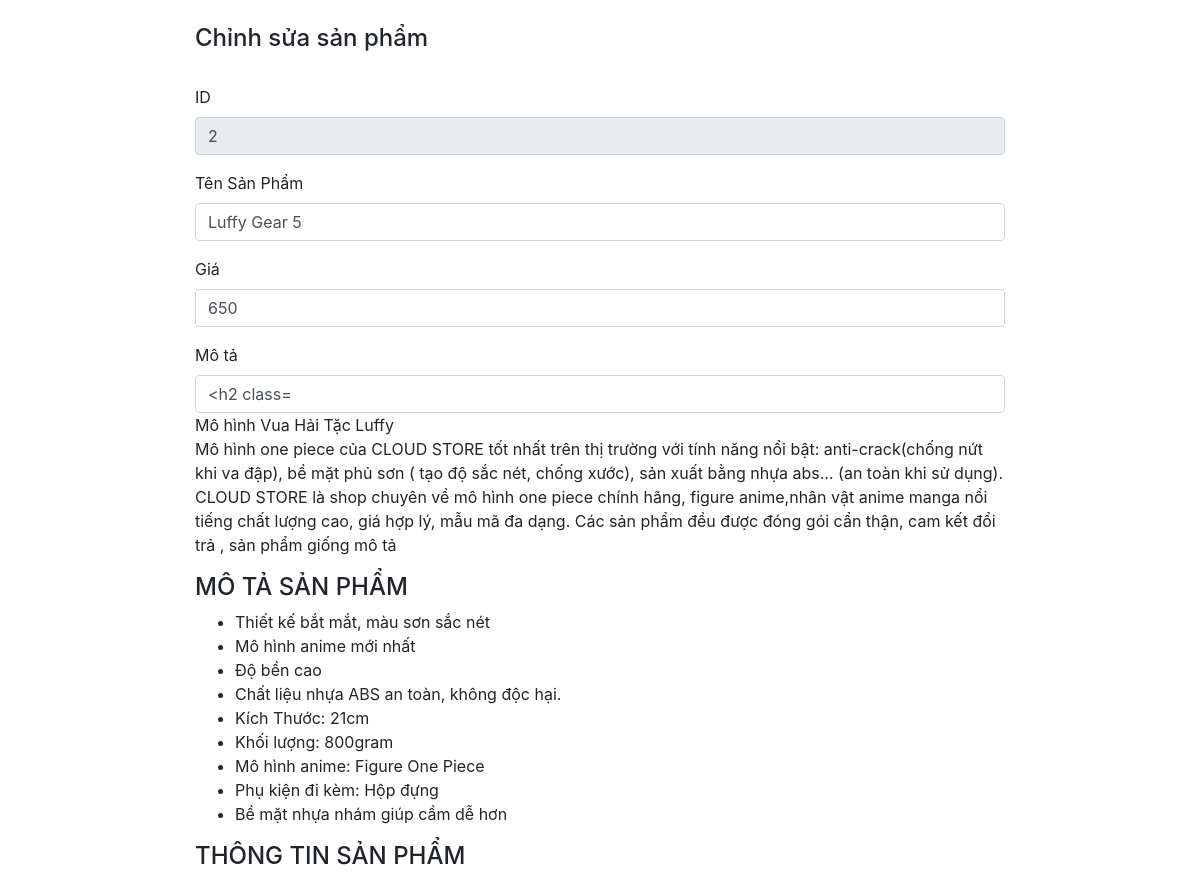
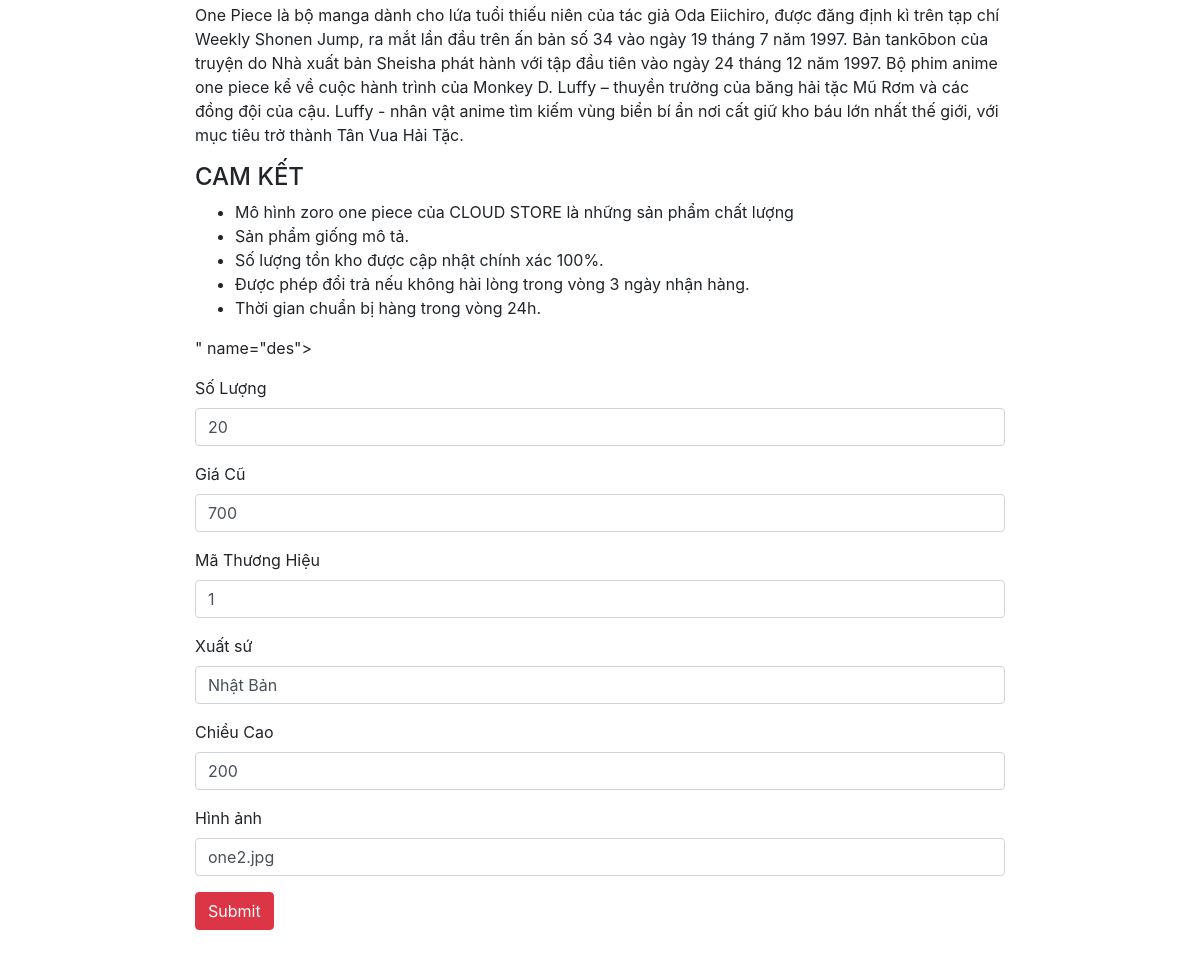
The page /web/admin/editProduct.php?id=2 on the database its author committed (2 pictures, top to bottom).
### tables this page shows
CREATE TABLE `product` (
  `id` int(8) NOT NULL auto_increment,
  `name` varchar(255) NOT NULL,
  `price` float NOT NULL,
  `lastPrice` double NOT NULL,
  `des` text NOT NULL,
  `idBrand` varchar(255) NOT NULL,
  `quantity` varchar(255) NOT NULL,
  `image` varchar(255) NOT NULL,
  `origin` varchar(255) NOT NULL,
  `size` varchar(255) NOT NULL,
  `material` varchar(255) NOT NULL,
  PRIMARY KEY  (`id`),
  KEY `idBrand` (`idBrand`)
);

### web/admin/editProduct.php (the view, shortened to what this page needs)
<?php
    $p = new myhome();
    $sqlConnect = $p->connect();
    $id = $_REQUEST['id'];
    $sql_up= "select *from product where id=".$id."";
    $query_up= mysql_query($sql_up,$sqlConnect);
    $row_up= mysql_fetch_assoc($query_up);
?>
<!DOCTYPE html>
<html lang="en">
<head>
    <link rel="stylesheet" href="https://maxcdn.bootstrapcdn.com/bootstrap/4.3.1/css/bootstrap.min.css">
</head>
<body>
<div class="container text-left" style="width: 70%; margin-bottom: 3rem;">
        <br>
        <h4>
            Chỉnh sửa sản phẩm
        </h4>
        <br>
        <form method="POST" action="" enctype="multipart/form-data">
            <div class="form-group">
                <label for="formGroupExampleInput4">ID</label>
                <input type="text" class="form-control" required value="<?php echo $row_up['id'] ?>" name="id" disabled>
            </div>
            <div class="form-group">
                <label for="formGroupExampleInput">Tên Sản Phẩm</label>
                <input type="text" class="form-control" required value="<?php echo $row_up['name'] ?>" name="name">
            </div>
            <div class="form-group">
                <label for="formGroupExampleInput2">Giá</label>
                <input type="text" class="form-control" required value="<?php echo $row_up['price'] ?>" name="price">
            </div>
            <div class="form-group">
                <label for="formGroupExampleInput4">Mô tả</label>
                <input type="text" class="form-control" required value="<?php echo $row_up['des'] ?>" name="des">
            </div>
            <div class="form-group">
                <label for="formGroupExampleInput2">Số Lượng</label>
                <input type="text" class="form-control" required value="<?php echo $row_up['quantity'] ?>" name="quantity">
            </div>
            <div class="form-group">
                <label for="formGroupExampleInput2">Giá Cũ</label>
                <input type="text" class="form-control" required value="<?php echo $row_up['lastPrice'] ?>" name="lastPrice">
            </div>
            <div class="form-group">
                <label for="formGroupExampleInput2">Mã Thương Hiệu</label>
                <input type="text" class="form-control" required value="<?php echo $row_up['idBrand'] ?>" name="idBrand">
            </div>
            <div class="form-group">
                <label for="formGroupExampleInput2">Xuất sứ</label>
                <input type="text" class="form-control" required value="<?php echo $row_up['origin'] ?>" name="origin">
            </div>
            <div class="form-group">
                <label for="formGroupExampleInput2">Chiều Cao</label>
                <input type="text" class="form-control" required value="<?php echo $row_up['size'] ?>" name="size">
            </div>
            <div class="form-group" >
                <label for="formGroupExampleInput2">Hình ảnh</label>
                <input type="text" class="form-control" required value="<?php echo $row_up['image'] ?>" name="image" >
            </div>
            <input type="submit" class="btn btn-danger" value="Submit" name="submit">
        </form>
    </div>
</body>
</html>

### rows shown on the page
product: id "2", name "Luffy Gear 5", price "650", des "Mô hình Vua Hải Tặc Luffy Mô hình one piece của CLOUD STORE tốt nhất trên thị trường với tính năng nổi bật: anti-crack(chống nứt khi va đập), bề mặt phủ sơn ( tạo độ sắc nét, chống xước), sản xuất bằng nhựa abs… (an toàn khi sử dụng). CLOUD STORE là shop chuyên về mô hình one piece chính hãng, figure anime,nhân vật anime manga nổi tiếng chất lượng cao, giá hợp lý, mẫu mã đa dạng. Các sản phẩm đều được đóng gói cẩn thận, cam kết đổi trả , sản phẩm giống mô tả MÔ TẢ SẢN PHẨM Thiết kế bắt mắt, màu sơn sắc nét Mô hình anime mới nhất Độ bền cao Chất liệu nhựa ABS an toàn, không độc hại. Kích Thước: 21cm Khối lượng: 800gram Mô hình anime: Figure One Piece Phụ kiện đi kèm: Hộp đựng Bề mặt nhựa…", quantity "20", lastPrice "700", idBrand "1", origin "Nhật Bản", size "200", image "one2.jpg"
